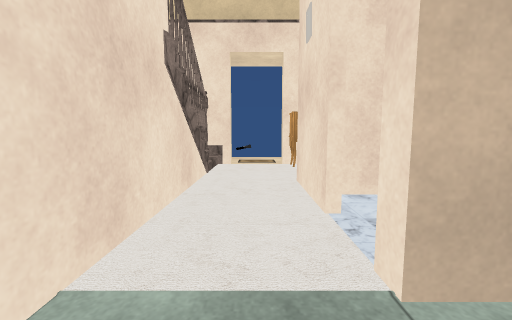
[1] (above)

21 first-person views from a walk through a Unity game level. The camera is 1.2 m above the floor, tilts 6° down and sees 90° across. The floor is counted in squares, 1 m on a side. Each view is taken from the middle of a square. On the plan, view 1 faces up. The plan holds only what a view shows up to about 12 squares ahead; the rest is blank. Some animated figures are not drawn. Door leaves are left out, so doorways stand open. Some surface patterns are stand-ins.

[2]
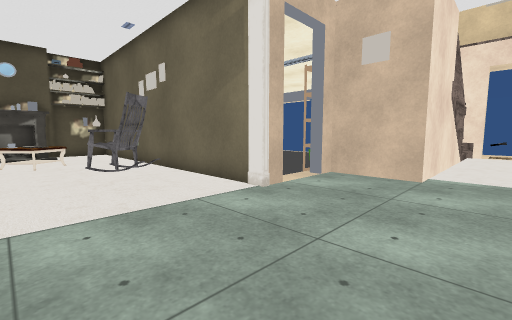

[3]
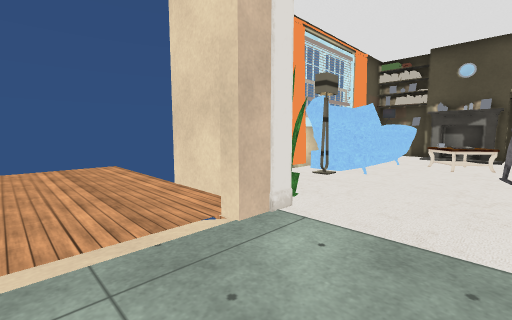

[4]
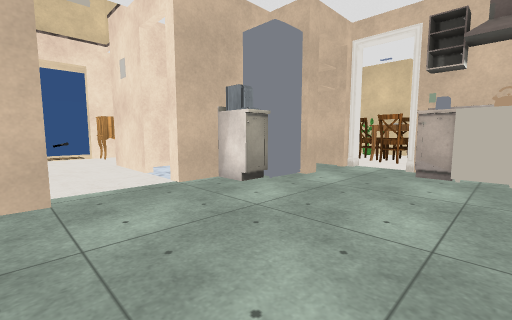

[5]
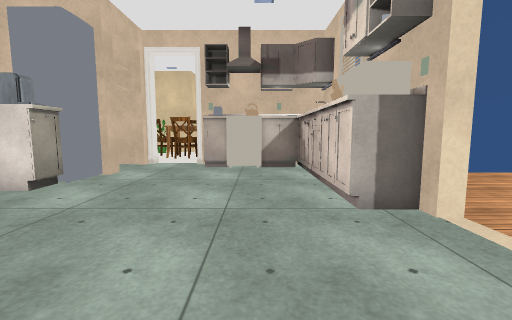

[6]
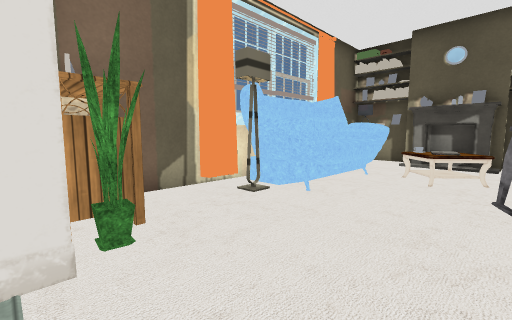

[7]
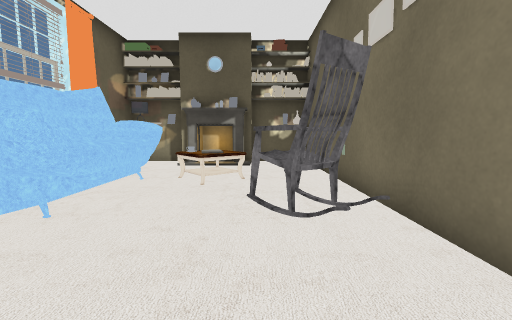

[8]
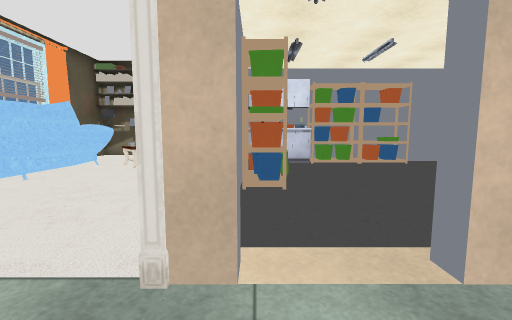

[9]
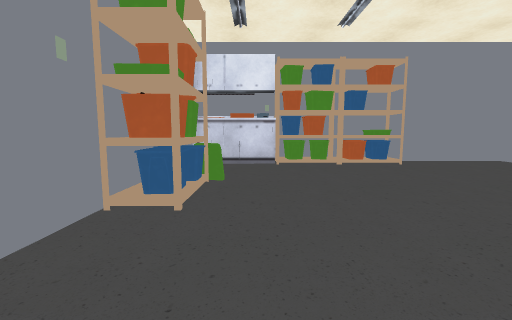

[10]
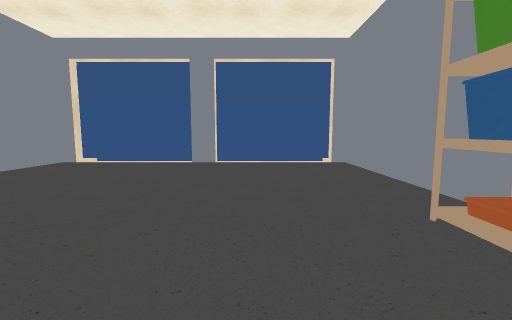

[11]
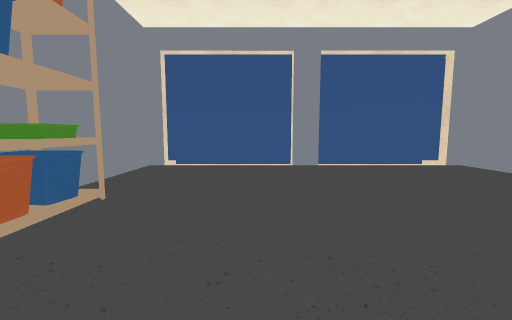

[12]
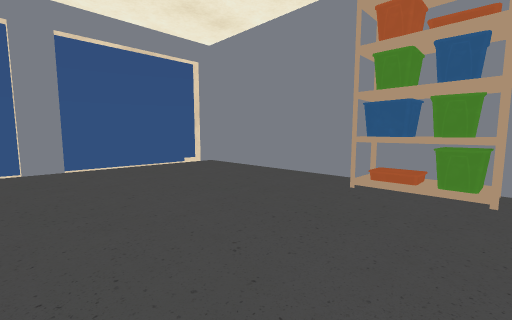

[13]
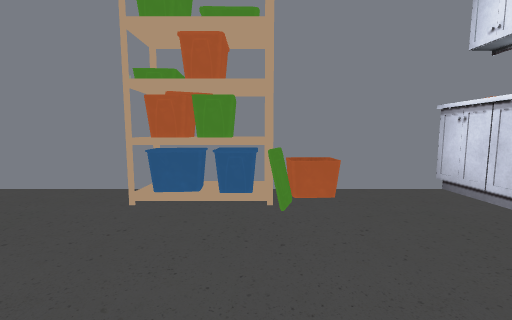

[14]
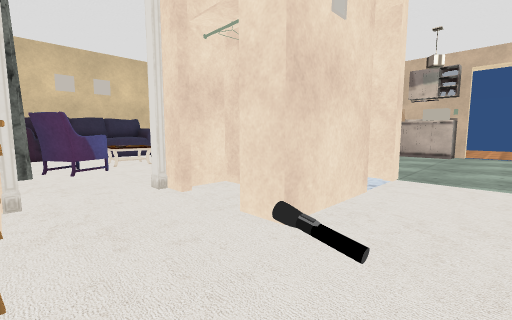

[15]
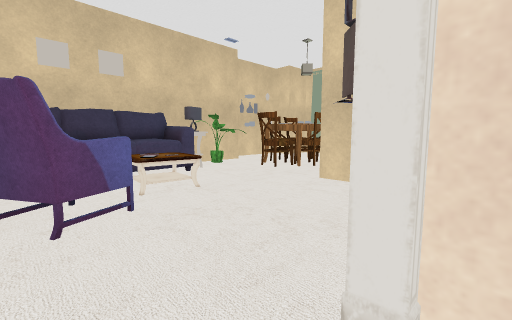

[16]
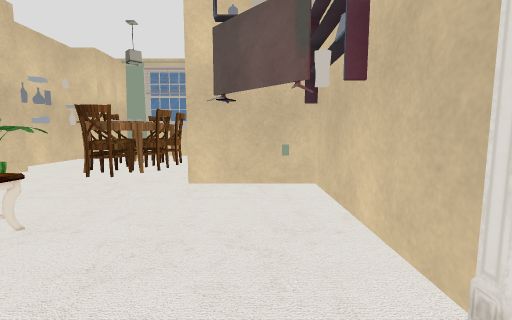

[17]
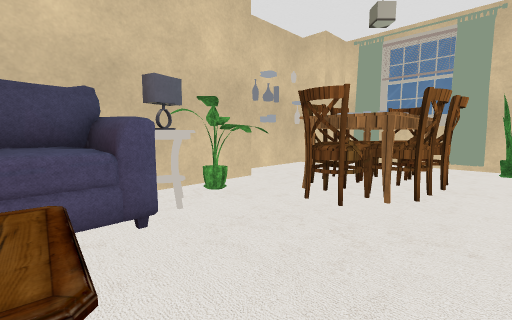

[18]
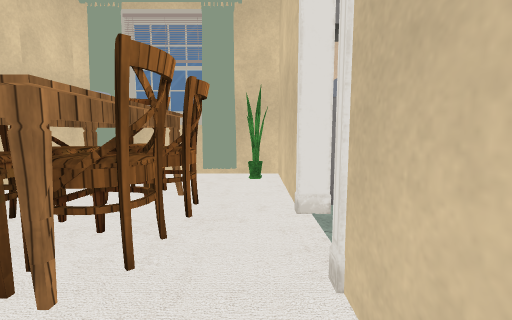

[19]
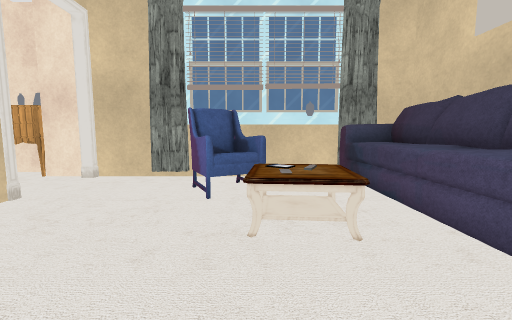

[20]
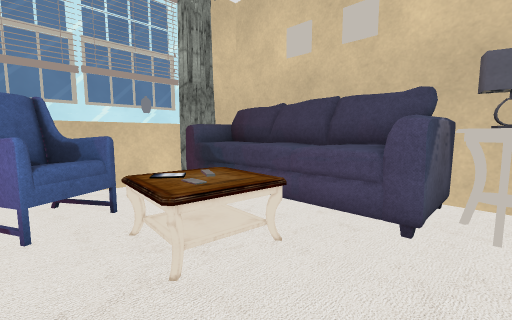

[21]
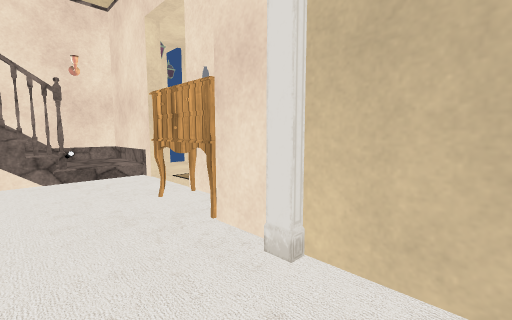

### Floor plan
Key: @ floor where view 1 was taken; # wall or solid block; x gap in a wall; . main floor; : floor 0.25 m higher than the main floor; - floor 0.25 m lower than the main floor; / step, stairs or slope; D open door; = window, fence, low wall or low ledge; C chair; T table; F fireplace; S sofa; P plant; R fridge; E stove; A armchair; O other object.
Columns run from 16 left of view 1 to 14 right of it. Each row starts with its distance up from view 1.
 13             #
 12 x----##----##.....
 11 #-----------#... .
 10 #-----------###x ###
  9 #-----------#::..OO######### #
  8 #-----------#/#.O.......AA.SSS
  7 #-----------# #.........AA.SSS
  6 #O----------# #..##.#....TTSSS
  5 #O----------# #..####....OTSSS
  4 #O---------O  #..#.  ......SSS
  3 #O---------   #....  .......O#
  2 #O---------O# =...#  ###....P#
  1  O---------/#/....OO##.#..CCP#
  0  O---OOO---/....@..RR..#.CTC.#
 -1 OO--OOOO---//............COC..
 -2 O############.........O#.C TC.#
 -3 O.....CCO.............E#.TCC..#
 -4 #...T..C..............E#.....##
 -5 ##.TOO...........OOOOOO#P#..##
 -6 #F.OT................  #######
 -7 ##..SSS S..P#DDDD#
 -8 #O..SSS #..O#......
 -9 ##   SSS###O#...  .
-10             #...

Positions as (right, up) in squares from view 1, and headings:
1: (0, 0), facing up
2: (0, -6), facing up-left
3: (-1, -4), facing down-left
4: (-2, -4), facing up-right
5: (-3, -4), facing right
6: (-4, -4), facing down-left
7: (-5, -4), facing left
8: (-2, -1), facing left
9: (-5, 1), facing left
10: (-8, 1), facing up
11: (-12, 2), facing up
12: (-11, 2), facing up-right
13: (-11, 4), facing down
14: (-1, 9), facing down-right
15: (4, 8), facing down-right
16: (6, 8), facing down
17: (8, 5), facing down-right
18: (8, 2), facing down
19: (9, 2), facing up
20: (8, 3), facing up-right
21: (6, 7), facing up-left
